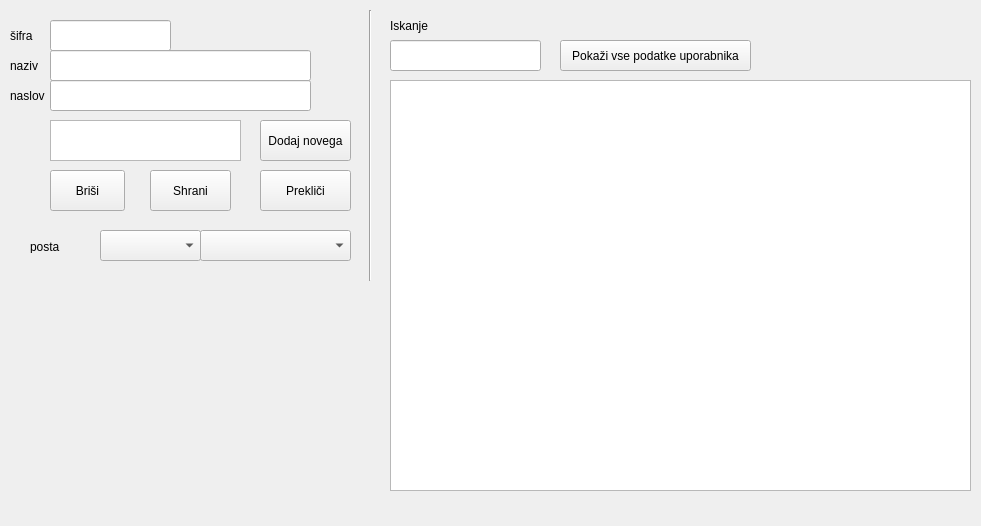
<?xml version="1.0" encoding="UTF-8"?>
<ui version="4.0">
 <class>Form</class>
 <widget class="QWidget" name="Form">
  <property name="geometry">
   <rect>
    <x>0</x>
    <y>0</y>
    <width>981</width>
    <height>526</height>
   </rect>
  </property>
  <property name="windowTitle">
   <string>Form</string>
  </property>
  <widget class="QComboBox" name="cb_poste">
   <property name="geometry">
    <rect>
     <x>200</x>
     <y>230</y>
     <width>151</width>
     <height>31</height>
    </rect>
   </property>
   <property name="editable">
    <bool>false</bool>
   </property>
  </widget>
  <widget class="QLabel" name="label">
   <property name="geometry">
    <rect>
     <x>30</x>
     <y>240</y>
     <width>46</width>
     <height>13</height>
    </rect>
   </property>
   <property name="text">
    <string>posta</string>
   </property>
  </widget>
  <widget class="QLineEdit" name="naziv">
   <property name="geometry">
    <rect>
     <x>50</x>
     <y>50</y>
     <width>261</width>
     <height>31</height>
    </rect>
   </property>
   <property name="frame">
    <bool>true</bool>
   </property>
   <property name="readOnly">
    <bool>false</bool>
   </property>
  </widget>
  <widget class="QLineEdit" name="naslov">
   <property name="geometry">
    <rect>
     <x>50</x>
     <y>80</y>
     <width>261</width>
     <height>31</height>
    </rect>
   </property>
  </widget>
  <widget class="QLabel" name="label_2">
   <property name="geometry">
    <rect>
     <x>10</x>
     <y>80</y>
     <width>41</width>
     <height>31</height>
    </rect>
   </property>
   <property name="text">
    <string>naslov</string>
   </property>
  </widget>
  <widget class="QLabel" name="label_3">
   <property name="geometry">
    <rect>
     <x>10</x>
     <y>50</y>
     <width>41</width>
     <height>31</height>
    </rect>
   </property>
   <property name="text">
    <string>naziv</string>
   </property>
  </widget>
  <widget class="QComboBox" name="cb_poste_stevilka">
   <property name="geometry">
    <rect>
     <x>100</x>
     <y>230</y>
     <width>101</width>
     <height>31</height>
    </rect>
   </property>
   <property name="editable">
    <bool>false</bool>
   </property>
  </widget>
  <widget class="QPushButton" name="nov">
   <property name="enabled">
    <bool>true</bool>
   </property>
   <property name="geometry">
    <rect>
     <x>260</x>
     <y>120</y>
     <width>91</width>
     <height>41</height>
    </rect>
   </property>
   <property name="text">
    <string>Dodaj novega</string>
   </property>
  </widget>
  <widget class="QPushButton" name="brisi">
   <property name="enabled">
    <bool>true</bool>
   </property>
   <property name="geometry">
    <rect>
     <x>50</x>
     <y>170</y>
     <width>75</width>
     <height>41</height>
    </rect>
   </property>
   <property name="text">
    <string>Briši</string>
   </property>
  </widget>
  <widget class="QPushButton" name="shrani">
   <property name="enabled">
    <bool>true</bool>
   </property>
   <property name="geometry">
    <rect>
     <x>150</x>
     <y>170</y>
     <width>81</width>
     <height>41</height>
    </rect>
   </property>
   <property name="text">
    <string>Shrani</string>
   </property>
  </widget>
  <widget class="QPushButton" name="preklici">
   <property name="enabled">
    <bool>true</bool>
   </property>
   <property name="geometry">
    <rect>
     <x>260</x>
     <y>170</y>
     <width>91</width>
     <height>41</height>
    </rect>
   </property>
   <property name="text">
    <string>Prekliči</string>
   </property>
  </widget>
  <widget class="QTextEdit" name="vpisano">
   <property name="geometry">
    <rect>
     <x>50</x>
     <y>120</y>
     <width>191</width>
     <height>41</height>
    </rect>
   </property>
  </widget>
  <widget class="QLabel" name="label_4">
   <property name="geometry">
    <rect>
     <x>10</x>
     <y>20</y>
     <width>41</width>
     <height>31</height>
    </rect>
   </property>
   <property name="text">
    <string>šifra</string>
   </property>
  </widget>
  <widget class="QLineEdit" name="sifra">
   <property name="geometry">
    <rect>
     <x>50</x>
     <y>20</y>
     <width>121</width>
     <height>31</height>
    </rect>
   </property>
  </widget>
  <widget class="Line" name="line">
   <property name="geometry">
    <rect>
     <x>360</x>
     <y>10</y>
     <width>20</width>
     <height>271</height>
    </rect>
   </property>
   <property name="orientation">
    <enum>Qt::Vertical</enum>
   </property>
  </widget>
  <widget class="QLabel" name="label_5">
   <property name="geometry">
    <rect>
     <x>390</x>
     <y>10</y>
     <width>71</width>
     <height>31</height>
    </rect>
   </property>
   <property name="text">
    <string>Iskanje</string>
   </property>
  </widget>
  <widget class="QTableWidget" name="tabela">
   <property name="geometry">
    <rect>
     <x>390</x>
     <y>80</y>
     <width>581</width>
     <height>411</height>
    </rect>
   </property>
   <property name="sortingEnabled">
    <bool>true</bool>
   </property>
   <attribute name="horizontalHeaderMinimumSectionSize">
    <number>20</number>
   </attribute>
   <attribute name="horizontalHeaderShowSortIndicator" stdset="0">
    <bool>true</bool>
   </attribute>
   <attribute name="horizontalHeaderStretchLastSection">
    <bool>false</bool>
   </attribute>
   <attribute name="verticalHeaderCascadingSectionResizes">
    <bool>false</bool>
   </attribute>
   <attribute name="verticalHeaderMinimumSectionSize">
    <number>12</number>
   </attribute>
   <attribute name="verticalHeaderShowSortIndicator" stdset="0">
    <bool>false</bool>
   </attribute>
   <attribute name="verticalHeaderStretchLastSection">
    <bool>false</bool>
   </attribute>
  </widget>
  <widget class="QPushButton" name="pbPrikaziPodrobnosti">
   <property name="enabled">
    <bool>true</bool>
   </property>
   <property name="geometry">
    <rect>
     <x>560</x>
     <y>40</y>
     <width>191</width>
     <height>31</height>
    </rect>
   </property>
   <property name="text">
    <string>Pokaži vse podatke uporabnika</string>
   </property>
  </widget>
  <widget class="QLineEdit" name="leIskanje">
   <property name="geometry">
    <rect>
     <x>390</x>
     <y>40</y>
     <width>151</width>
     <height>31</height>
    </rect>
   </property>
  </widget>
 </widget>
 <resources/>
 <connections/>
</ui>
